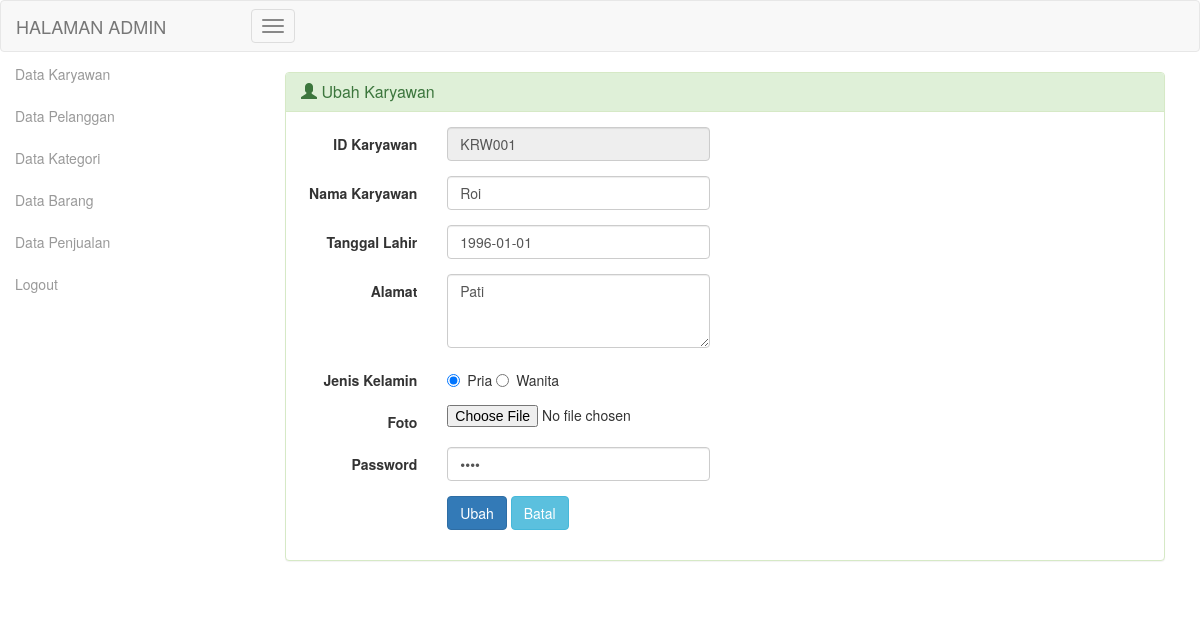
Page /admin/index.php?page=karyawan_ubah&id=KRW001 (signed in) on the committed database.
### tables this page shows
CREATE TABLE IF NOT EXISTS `karyawan` (
  `id_karyawan` varchar(15) NOT NULL DEFAULT '',
  `nama_karyawan` varchar(50) DEFAULT NULL,
  `tanggal_lahir` date DEFAULT NULL,
  `alamat` varchar(100) DEFAULT NULL,
  `jenis_kelamin` varchar(10) DEFAULT NULL,
  `foto` text,
  `password` varchar(10) DEFAULT NULL
);

### admin/karyawan_ubah.php (the view, shortened to what this page needs)
<?php
	if (!$_GET['id']=="") {
		$sql = mysql_query("SELECT * FROM karyawan WHERE id_karyawan='".$_GET['id']."'")
			or die (mysql_error());
		$data = mysql_fetch_array($sql);
	}
?>
<!doctype html>
<html lang="id">
	<head>
	</head>
	<body>
		<div class="col-sm-12">
			<div class="panel panel-success">
				<div class="panel-heading">
					<h3 class="panel-title"><span class="glyphicon glyphicon-user"></span> Ubah Karyawan </h3>
				</div>
				<div class="panel-body">
					<form class="form-horizontal" name="frmUbah" method="post" enctype="multipart/form-data">
						<div class="form-group">
							<label for="id_karyawan" class="control-label col-sm-2">ID Karyawan</label>
							<div class="col-sm-4">
								<input type="text" class="form-control" name="txtid_karyawan" placeholder="ID Karyawan"
								value="<?php echo $data['id_karyawan']; ?>" readonly />
							</div>
						</div>
						<div class="form-group">
							<label for="nama_karyawan" class="control-label col-sm-2">Nama Karyawan</label>
							<div class="col-sm-4">
								<input type="text" class="form-control" name="txtnama_karyawan" placeholder="Nama Karyawan"
								value="<?php echo $data['nama_karyawan']; ?>" />
							</div>
						</div>
						<div class="form-group">
                        	<label for="tanggal_lahir" class="control-label col-sm-2">Tanggal Lahir</label>
                        	<div class="col-sm-4">
                        		<input type="text" class="form-control" name="txttanggal_lahir" id="datepicker" placeholder="Tanggal Lahir" value="<?php echo $data['tanggal_lahir']; ?>"/>
                        	</div>
                 		</div>
                 		<div class="form-group">
							<label for="alamat" class="control-label col-sm-2">Alamat</label>
							<div class="col-sm-4">
								<textarea class="form-control" name="taalamat" rows="3" placeholder="Alamat"><?php echo $data['alamat']; ?></textarea>
							</div>
						</div>
						<div class="form-group">
							<label for="jenis_kelamin" class="control-label col-sm-2">Jenis Kelamin</label>
							<div class="col-sm-4">
								<div class="radio">
								<label>
									<input type="radio" name="rbjenis_kelamin" value="Pria"
									<?php if($data['jenis_kelamin']=="Pria"){ echo "checked"; }; ?> />
										Pria
								</label>
								<label>
									<input type="radio" name="rbjenis_kelamin" value="Wanita"
									<?php if($data['jenis_kelamin']=="Wanita"){ echo "checked"; }; ?> />
										Wanita
								</label>
								</div>
							</div>
						</div>
						<div class="form-group">
							<label for="foto" class="control-label col-sm-2">Foto</label>
							<div class="col-sm-4">
								<input name="Foto" type="file" size="31"/>
							</div>
						</div>
						<div class="form-group">
							<label for="password" class="control-label col-sm-2">Password</label>
							<div class="col-sm-4">
								<input type="password" class="form-control" name="txtpassword" placeholder="Password"
								value="<?php echo $data['password']; ?>"/>
							</div>
						</div>
						<div class="form-group">
							<div class="col-sm-offset-2 col-sm-3">
								<button type="submit" class="btn btn-primary" name="btnUbah">Ubah</button>
								<button type="reset" class="btn btn-info" name="btnBatal"
								onclick="window.location.href='?page=karyawan_tampil'">Batal</button>
							</div>
						</div>
					</form>
				</div>
			</div>
		</div>
	</body>
</html>

### rows in the picture
karyawan: txtid_karyawan "KRW001", txtnama_karyawan "Roi", txttanggal_lahir "1996-01-01", taalamat "Pati", jenis_kelamin "☑ Pria", jenis_kelamin "☐ Wanita"
